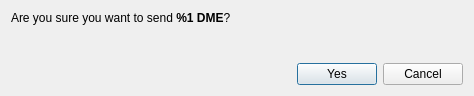
<?xml version="1.0" encoding="UTF-8"?>
<ui version="4.0">
 <class>ConfirmSendDialog</class>
 <widget class="QDialog" name="ConfirmSendDialog">
  <property name="windowModality">
   <enum>Qt::ApplicationModal</enum>
  </property>
  <property name="geometry">
   <rect>
    <x>0</x>
    <y>0</y>
    <width>474</width>
    <height>96</height>
   </rect>
  </property>
  <property name="windowTitle">
   <string>Confirm sending %1 DME</string>
  </property>
  <layout class="QVBoxLayout" name="verticalLayout">
   <item>
    <layout class="QVBoxLayout" name="verticalLayout_2">
     <item>
      <widget class="QLabel" name="m_confirmLabel">
       <property name="text">
        <string>&lt;html&gt;&lt;head/&gt;&lt;body&gt;&lt;p&gt;Are you sure you want to send &lt;strong&gt;%1 DME&lt;/strong&gt;?&lt;/p&gt;&lt;/body&gt;&lt;/html&gt;</string>
       </property>
       <property name="textFormat">
        <enum>Qt::RichText</enum>
       </property>
      </widget>
     </item>
     <item>
      <widget class="QLabel" name="m_paymentIdLabel">
       <property name="text">
        <string/>
       </property>
       <property name="textFormat">
        <enum>Qt::RichText</enum>
       </property>
      </widget>
     </item>
    </layout>
   </item>
   <item>
    <spacer name="verticalSpacer">
     <property name="orientation">
      <enum>Qt::Vertical</enum>
     </property>
     <property name="sizeHint" stdset="0">
      <size>
       <width>20</width>
       <height>40</height>
      </size>
     </property>
    </spacer>
   </item>
   <item>
    <layout class="QHBoxLayout" name="horizontalLayout_2">
     <item>
      <spacer name="horizontalSpacer">
       <property name="orientation">
        <enum>Qt::Horizontal</enum>
       </property>
       <property name="sizeHint" stdset="0">
        <size>
         <width>40</width>
         <height>20</height>
        </size>
       </property>
      </spacer>
     </item>
     <item>
      <widget class="QPushButton" name="m_okButton">
       <property name="text">
        <string>Yes</string>
       </property>
       <property name="icon">
        <iconset resource="../../resources.qrc">
         <normaloff>:/icons/check</normaloff>:/icons/check</iconset>
       </property>
      </widget>
     </item>
     <item>
      <widget class="QPushButton" name="m_cancelButton">
       <property name="text">
        <string>Cancel</string>
       </property>
       <property name="icon">
        <iconset resource="../../resources.qrc">
         <normaloff>:/icons/cancel</normaloff>:/icons/cancel</iconset>
       </property>
      </widget>
     </item>
    </layout>
   </item>
  </layout>
 </widget>
 <resources>
  <include location="../../resources.qrc"/>
 </resources>
 <connections>
  <connection>
   <sender>m_okButton</sender>
   <signal>clicked()</signal>
   <receiver>ConfirmSendDialog</receiver>
   <slot>accept()</slot>
   <hints>
    <hint type="sourcelabel">
     <x>500</x>
     <y>62</y>
    </hint>
    <hint type="destinationlabel">
     <x>276</x>
     <y>44</y>
    </hint>
   </hints>
  </connection>
  <connection>
   <sender>m_cancelButton</sender>
   <signal>clicked()</signal>
   <receiver>ConfirmSendDialog</receiver>
   <slot>reject()</slot>
   <hints>
    <hint type="sourcelabel">
     <x>417</x>
     <y>62</y>
    </hint>
    <hint type="destinationlabel">
     <x>276</x>
     <y>44</y>
    </hint>
   </hints>
  </connection>
 </connections>
</ui>
